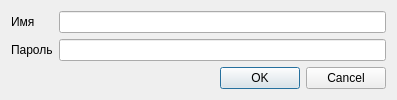
<?xml version="1.0" encoding="UTF-8"?>
<ui version="4.0">
 <class>DlgSignIn</class>
 <widget class="QDialog" name="DlgSignIn">
  <property name="geometry">
   <rect>
    <x>0</x>
    <y>0</y>
    <width>397</width>
    <height>97</height>
   </rect>
  </property>
  <property name="windowTitle">
   <string>Авторизация</string>
  </property>
  <property name="sizeGripEnabled">
   <bool>false</bool>
  </property>
  <layout class="QVBoxLayout" name="verticalLayout">
   <item>
    <layout class="QFormLayout" name="formLayout">
     <item row="0" column="0">
      <widget class="QLabel" name="label">
       <property name="text">
        <string>Имя</string>
       </property>
      </widget>
     </item>
     <item row="1" column="0">
      <widget class="QLabel" name="label_2">
       <property name="text">
        <string>Пароль</string>
       </property>
      </widget>
     </item>
     <item row="1" column="1">
      <widget class="QLineEdit" name="lePassword">
       <property name="maxLength">
        <number>50</number>
       </property>
       <property name="echoMode">
        <enum>QLineEdit::Password</enum>
       </property>
      </widget>
     </item>
     <item row="0" column="1">
      <widget class="QLineEdit" name="leUser">
       <property name="maxLength">
        <number>50</number>
       </property>
      </widget>
     </item>
    </layout>
   </item>
   <item>
    <widget class="QDialogButtonBox" name="buttonBox">
     <property name="orientation">
      <enum>Qt::Horizontal</enum>
     </property>
     <property name="standardButtons">
      <set>QDialogButtonBox::Cancel|QDialogButtonBox::Ok</set>
     </property>
    </widget>
   </item>
  </layout>
 </widget>
 <tabstops>
  <tabstop>leUser</tabstop>
  <tabstop>lePassword</tabstop>
 </tabstops>
 <resources/>
 <connections>
  <connection>
   <sender>buttonBox</sender>
   <signal>accepted()</signal>
   <receiver>DlgSignIn</receiver>
   <slot>accept()</slot>
   <hints>
    <hint type="sourcelabel">
     <x>248</x>
     <y>254</y>
    </hint>
    <hint type="destinationlabel">
     <x>157</x>
     <y>274</y>
    </hint>
   </hints>
  </connection>
  <connection>
   <sender>buttonBox</sender>
   <signal>rejected()</signal>
   <receiver>DlgSignIn</receiver>
   <slot>reject()</slot>
   <hints>
    <hint type="sourcelabel">
     <x>316</x>
     <y>260</y>
    </hint>
    <hint type="destinationlabel">
     <x>286</x>
     <y>274</y>
    </hint>
   </hints>
  </connection>
 </connections>
</ui>
